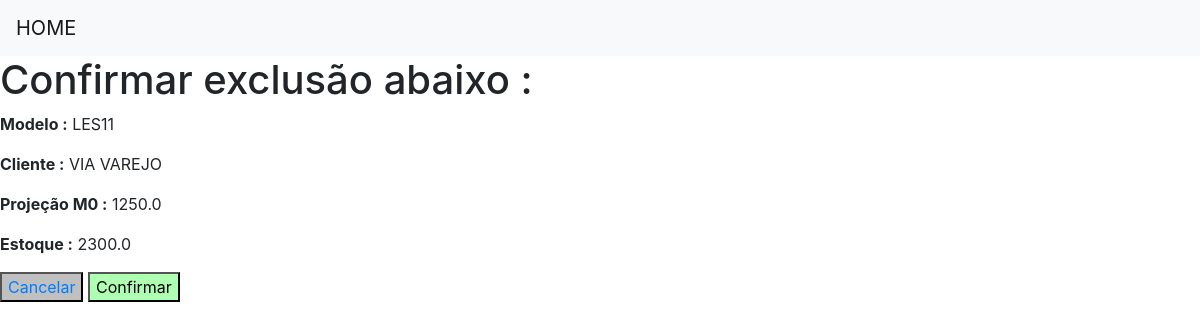
The page /confirmar_excluir_input/1/ on the database its author committed.
### app_dados_semanal/models.py (models this page shows)
class Semanal(models.Model):
    data = models.DateField(null= False)
    cliente = models.CharField(max_length = 100, null= False)
    modelo = models.CharField(max_length = 100, null = False)
    projecao_m0 = models.FloatField(null = True, default=0)
    real = models.FloatField(null = True, default=0)
    estoque = models.FloatField(null = True, default=0)
    uploaded = models.DateTimeField(default=timezone.now)

### app_dados_semanal/views.py (the view)
# urls.py: path('confirmar_excluir_input/<int:id>/', views.excluir,name='confirmar_excluir_input'),
def excluir (request,id):
    dados = {'dados': Semanal.objects.get(pk = id)}
    if request == 'POST':                   #solicitação de delete
        dados.delete()
        return redirect('input_registrado')
    else:                                   #solicitação get de acesso a pagina
        return render(request,'confirmar_excluir_input.html',dados)

### app_dados_semanal/templates/confirmar_excluir_input.html (shortened to what this page needs)
{% extends 'base.html' %}
{% block conteudo %}
<form method="POST">
    <h1> Confirmar exclusão abaixo : </h1>
        <p><strong> Modelo :</strong> {{dados.modelo}}</p>
        <p><strong> Cliente :</strong> {{dados.cliente}}</p>
        <p><strong> Projeção M0 :</strong> {{dados.projecao_m0}}</p>
        <p><strong> Estoque :</strong> {{dados.estoque}}</p>
    <button style="background-color:rgb(192, 192, 192);"><a href="{% url 'input_registrado' %}">Cancelar</a></button>
    <button style="background-color:rgba(164, 255, 168, 0.877);"type="submit">Confirmar</button>
</form>
{% endblock%}

### rows shown on the page
Semanal: modelo "LES11", cliente "VIA VAREJO", projecao_m0 "1250.0", estoque "2300.0"
